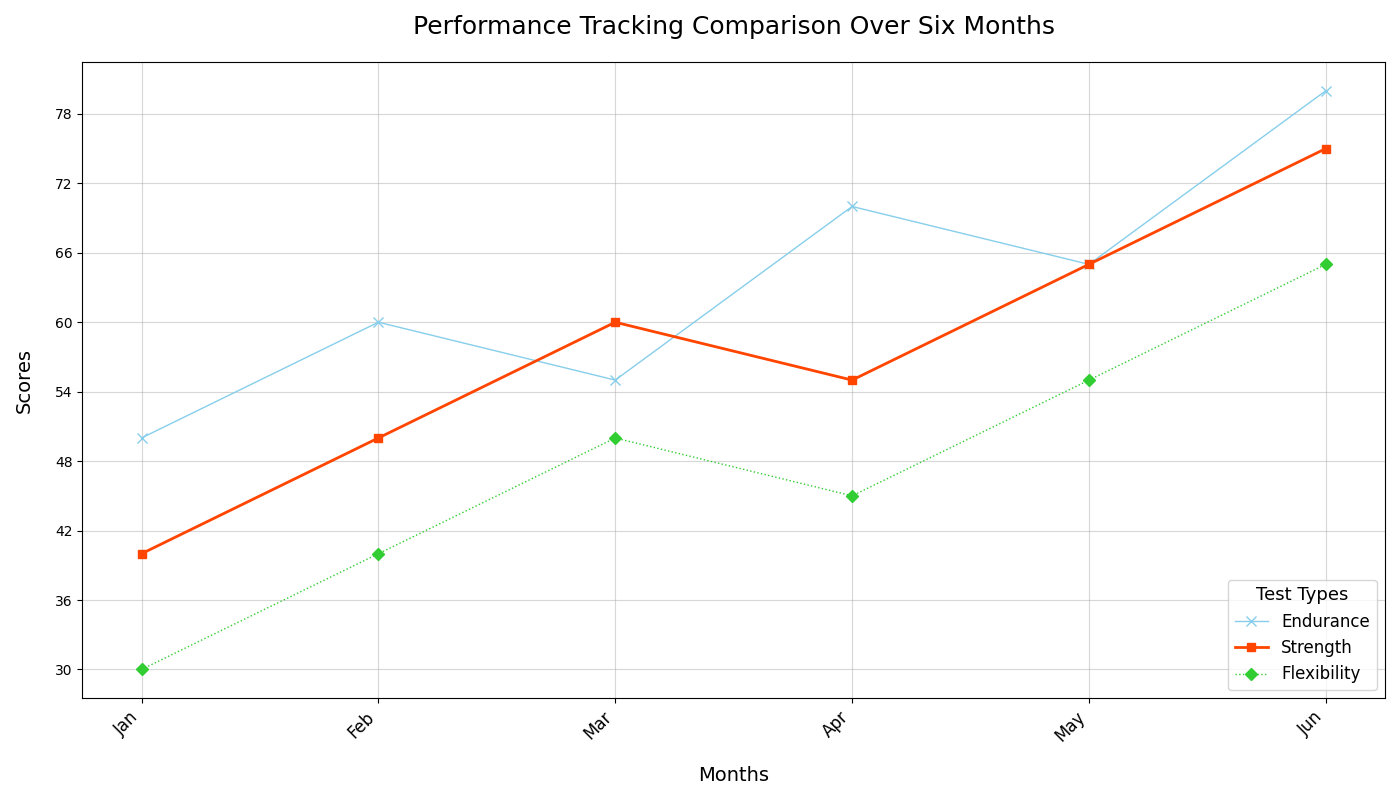

Recreate this plot in Python.
import matplotlib.pyplot as plt
import numpy as np

months = np.array(['Jan', 'Feb', 'Mar', 'Apr', 'May', 'Jun'])
endurance_scores = [50, 60, 55, 70, 65, 80]
strength_scores = [40, 50, 60, 55, 65, 75]
flexibility_scores = [30, 40, 50, 45, 55, 65]

fig, ax1 = plt.subplots(figsize=(14, 8))

ax1.plot(months, endurance_scores, marker='x', markersize=7, linewidth=1, 
         linestyle='-', color='skyblue', label='Endurance')

ax1.plot(months, strength_scores, marker='s', markersize=6, linewidth=2, 
         linestyle='-', color='orangered', label='Strength')

ax1.plot(months, flexibility_scores, marker='D', markersize=6, linewidth=1, 
         linestyle=':', color='limegreen', label='Flexibility')

ax1.set_title("Performance Tracking Comparison Over Six Months", fontsize=18, fontweight='normal', pad=20)
ax1.set_xlabel("Months", fontsize=14, labelpad=15)
ax1.set_ylabel("Scores", fontsize=14, labelpad=15)

ax1.legend(title="Test Types", title_fontsize='13', fontsize='12', loc='lower right')
ax1.grid(True, linestyle='-', linewidth=0.8, alpha=0.5)

ax1.xaxis.set_ticks(np.arange(len(months)))
ax1.xaxis.set_ticklabels(months, rotation=45, ha='right', fontsize=12)
ax1.yaxis.set_major_locator(plt.MaxNLocator(integer=True))

plt.tight_layout()
plt.show()
